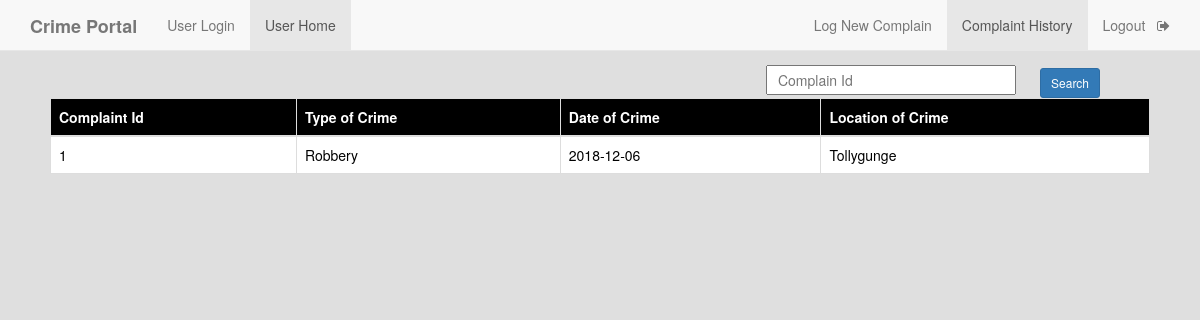
Page /complainer_complain_history.php (signed in) on the committed database.
### tables this page shows
CREATE TABLE `complaint` (
  `c_id` int(11) NOT NULL,
  `a_no` bigint(12) NOT NULL,
  `location` varchar(50) NOT NULL,
  `type_crime` varchar(50) NOT NULL,
  `d_o_c` date NOT NULL,
  `description` varchar(7000) NOT NULL,
  `inc_status` varchar(50) DEFAULT 'Unassigned',
  `pol_status` varchar(50) DEFAULT 'null',
  `p_id` varchar(50) DEFAULT 'Null'
);

### complainer_complain_history.php (the view, shortened to what this page needs)
<!DOCTYPE html>
<html>
<head>
    <?php
    $conn=mysqli_connect("localhost","root","");
    mysqli_select_db($conn,"crime_portal");
        $u_id=$_SESSION['u_id'];
        $result1=mysqli_query($conn,"SELECT a_no FROM user where u_id='$u_id'");
        $q2=mysqli_fetch_assoc($result1);
        $a_no=$q2['a_no'];
    $query="select c_id,type_crime,d_o_c,location from complaint where a_no='$a_no' order by c_id desc";
    $result=mysqli_query($conn,$query);
    ?>
	   <link rel="stylesheet" type="text/css" href="https://maxcdn.bootstrapcdn.com/bootstrap/3.3.5/css/bootstrap.min.css">
	   <link rel="stylesheet" type="text/css" href="https://maxcdn.bootstrapcdn.com/font-awesome/4.4.0/css/font-awesome.min.css">
</head>
<body style="background-color: #dfdfdf">
        <nav  class="navbar navbar-default navbar-fixed-top">
              <div class="container">
                  <div class="navbar-header">
                      <a class="navbar-brand" href="home.php"><b>Crime Portal</b></a>
                  </div>
                <div id="navbar" class="collapse navbar-collapse">
                    <ul class="nav navbar-nav">
                        <li ><a href="complainer_page.php">User Login</a></li>
                        <li class="active"><a href="complainer_page.php">User Home</a></li>
                    </ul>
                    <ul class="nav navbar-nav navbar-right">
                        <li ><a href="complainer_page.php">Log New Complain</a></li>
                        <li class="active"><a href="complainer_complain_history.php">Complaint History</a></li>
                        <li><a href="logout.php">Logout &nbsp <i class="fa fa-sign-out" aria-hidden="true"></i></a></li>
                    </ul>
                  </div>
              </div>
        </nav>
    <div>
        <form style="float: right; margin-right: 100px; margin-top: 65px;" method="post">
            <input type="text" name="cid" style="width: 250px; height: 30px; color: black;" placeholder="&nbsp Complain Id" id="ciid" onfocusout="f1()" required>
            <input class="btn btn-primary btn-sm" type="submit" value="Search" style="margin-top:2px; margin-left:20px;" name="s2">
        </form>
    </div>
    <div style="padding:50px;">
      <table class="table table-bordered">
       <thead class="thead-dark" style="background-color: black; color: white;">
         <tr>
          <th scope="col">Complaint Id</th>
          <th scope="col">Type of Crime</th>
          <th scope="col">Date of Crime</th>
          <th scope="col">Location of Crime</th>
        </tr>
      </thead>
<?php
      while($rows=mysqli_fetch_assoc($result)){
    ?>
    <tbody style="background-color: white; color: black;">
      <tr>
        <td><?php echo $rows['c_id']; ?></td>
        <td><?php echo $rows['type_crime']; ?></td>
        <td><?php echo $rows['d_o_c']; ?></td>
        <td><?php echo $rows['location']; ?></td>
      </tr>
    </tbody>
    <?php
    }
    ?>
</table>
 </div>
</body>
</html>

### rows in the picture
complaint: c_id "1", type_crime "Robbery", d_o_c "2018-12-06", location "Tollygunge"
